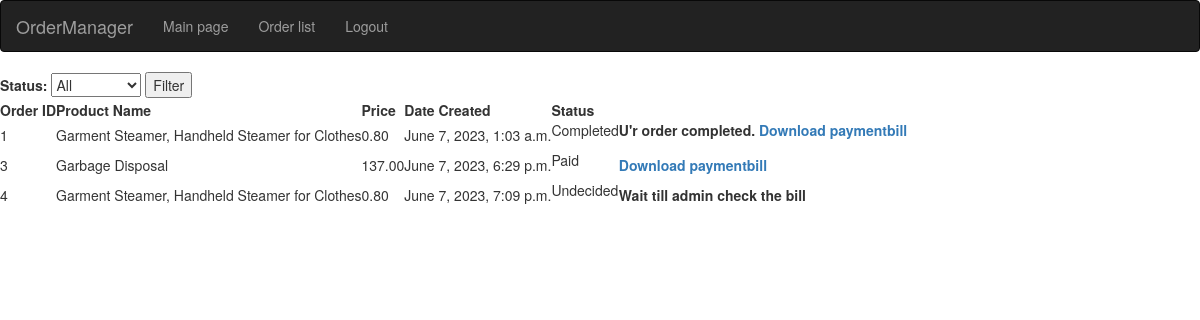
The page /orders/ (signed in) on the database as committed earlier.
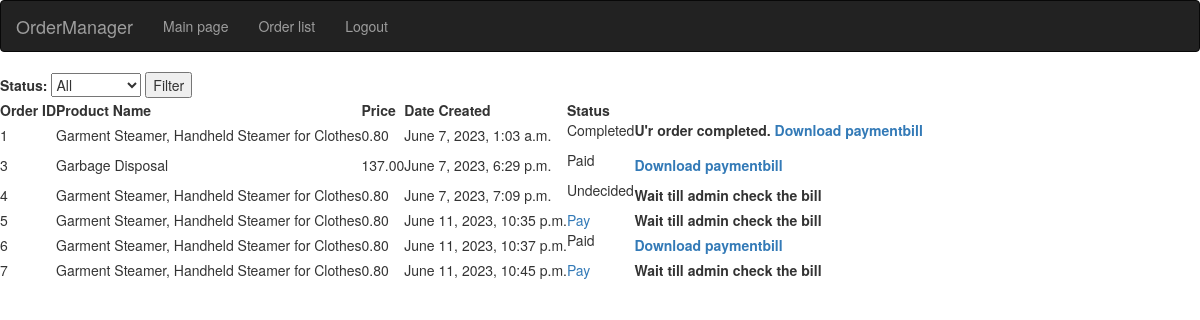
The same page on the database as committed later.
### market/models.py (models this page shows, shortened)
class OrderItem(models.Model):
    STATUS_CHOICES = (
        ("Undecided", "UNDECIDED"),
        ("Paid", "PAID"),
        ("Completed", "COMPLETED"),
    )
    product = models.ForeignKey(Product, on_delete=models.CASCADE)
    price = models.DecimalField(max_digits=10, decimal_places=2, blank=True, null=True)
    address = models.CharField(max_length=250, blank=True, null=True)
    postal_code = models.CharField(max_length=20, blank=True, null=True)
    city = models.CharField(max_length=100, blank=True, null=True)
    created = models.DateTimeField(
        auto_now_add=False, blank=True, null=True, default=timezone.now
    )
    updated = models.DateTimeField(
        auto_now_add=False, blank=True, null=True, default=timezone.now
    )
    customer = models.ForeignKey(User, null=True, blank=True, on_delete=models.CASCADE)
    file = models.FileField(default="", null=True, blank=True)
    is_paid = models.BooleanField(default=False, null=True, blank=True)
    status = models.CharField(
        max_length=10, choices=STATUS_CHOICES, default="Undecided"
    )

class Product(models.Model):
    name = models.CharField(max_length=150, blank=True, null=True)
    price = models.DecimalField(max_digits=10, decimal_places=2, blank=True, null=True)
    discounted_price = models.DecimalField(
        default=None, max_digits=10, decimal_places=2, blank=True, null=True
    )
    created = models.DateTimeField(
        auto_now_add=False, blank=True, null=True, default=timezone.now
    )
    def __str__(self):
        return self.name

### market/views.py (the view)
# urls.py: path("orders/", views.get_orders, name="showorders"),
def get_orders(request):
    data = OrderItem.objects.all()
    orders = filter_orders(request, data)
    context = {"orders": orders}
    return render(request, "market/order_list.html", context)

### market/utils.py (called while the page is built)
def filter_orders(request, queryset):
    from_date = request.GET.get("from")
    to_date = request.GET.get("to")
    status = request.GET.get("status")
    if from_date and to_date:
        queryset = queryset.filter(created__range=[from_date, to_date])
    if status:
        queryset = queryset.filter(status=status)
    user_role = request.user.role
    q = Q()
    if user_role == "CASHIER":
        q |= Q(status__in=["Undecided", "Paid"])
    elif user_role == "CONSULTANT":
        q |= Q(status__in=["Paid", "Completed"])
    elif user_role == "USER":
        q |= Q(customer=request.user)
    orders = queryset.filter(q)
    orders = orders.order_by("created", "status")
    return orders

### market/templates/market/order_list.html (shortened to what this page needs)
{% extends "main.html" %}
{% block content %}
<section>
    {% if orders %}
    <form method="GET" action="">
      {% if request.user.role == 'BOOKER' %}
        <label for="from">From:</label>
        <input type="date" id="from" name="from">
        <label for="to">To:</label>
        <input type="date" id="to" name="to">
        <label for="status">Status:</label>
        <select id="status" name="status">
          <option value="">All</option>
          <option value="Undecided">Undecided</option>
          <option value="Paid">Paid</option>
          <option value="Completed">Completed</option>
        </select>
      {% else %}
        <label for="status">Status:</label>
        <select id="status" name="status">
          <option value="">All</option>
        </select>
      {% endif %}
        <button type="submit">Filter</button>
    </form>
    <table>
        <thead>
          <tr>
            <th>Order ID</th>
            <th>Product Name</th>
            <th>Price</th>
            <th>Date Created</th>
            <th>Status</th>
          </tr>
        </thead>
        <tbody>
          {% for order in orders %}
          <tr>
            <td>{{ order.id }}</td>
            <td>{{ order.product }}</td>
            <td>{{ order.price }}</td>
            <td>{{ order.created }}</td>
            {% if not order.is_paid %}
              {% if request.user == order.customer%}
               <td><a href="{% url 'checkout' pk=order.id%}">Pay</a></td>
              {% endif %}
            {% else %}
                <td><p>{{order.status}}</p></td>
            {% endif%}
            {%if order.file %}
              {% if order.status == 'Paid' and request.user.role == 'USER'%}
                <th><a href="{% url 'view_html' pk=order.id %}">Download paymentbill</a></th>
              {% elif order.status == 'Completed' and request.user.role == 'USER' %}
                <th><p>U'r order completed. <a href="{% url 'view_html' pk=order.id %}">Download paymentbill</a></p></th>
              {% endif %}
            {% elif request.user.role == 'USER' %}
              <th>Wait till admin check the bill</th>
            {% endif %}
          </tr>
          {% endfor %}
        </tbody>
    {% else %}
        <h1>there is not orders</h1>
    {% endif %}
</section>
{% endblock %}

Rows that differ between the two databases and show on the page:
added OrderItem: id "5", product "Garment Steamer, Handheld Steamer for Clothes", price "0.80", created "June 11, 2023, 10:35 p.m.", is_paid "Pay", file "Wait till admin check the bill"
added OrderItem: id "6", product "Garment Steamer, Handheld Steamer for Clothes", price "0.80", created "June 11, 2023, 10:37 p.m.", status "Paid", shows "Download paymentbill"
added OrderItem: id "7", product "Garment Steamer, Handheld Steamer for Clothes", price "0.80", created "June 11, 2023, 10:45 p.m.", is_paid "Pay", file "Wait till admin check the bill"
